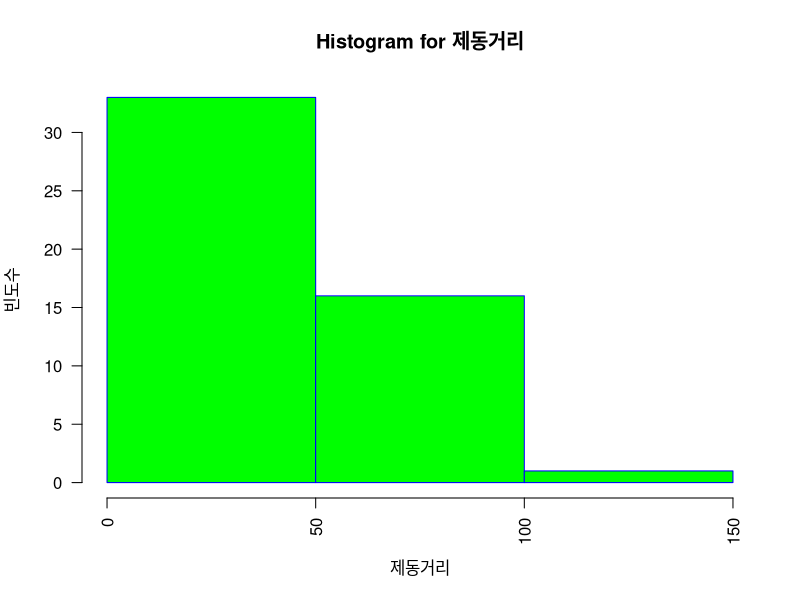
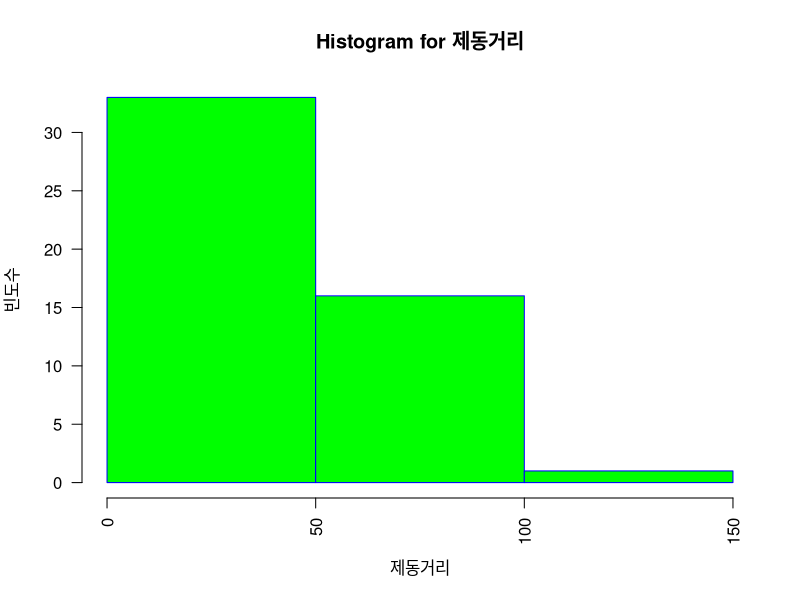
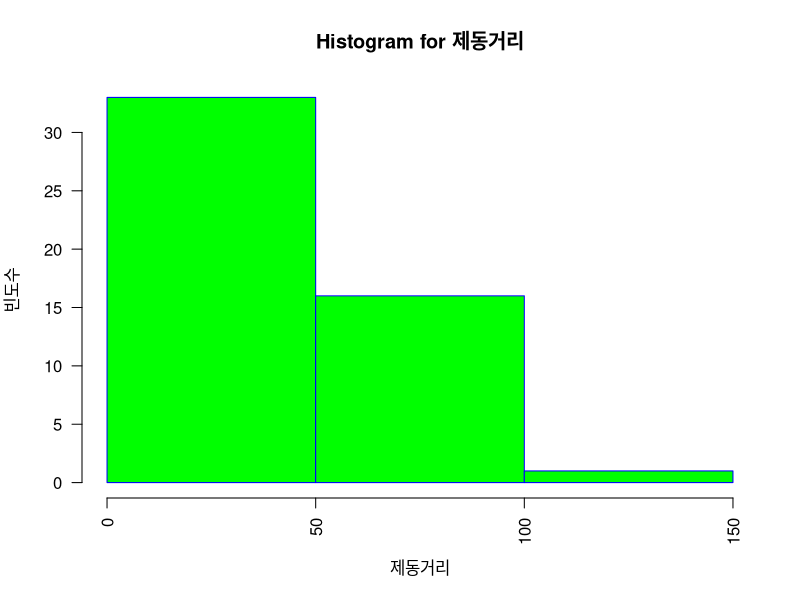
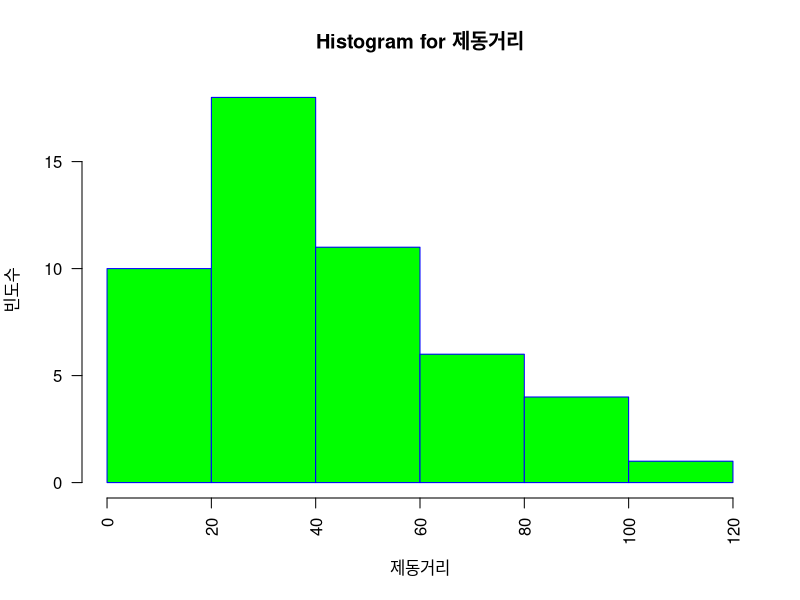
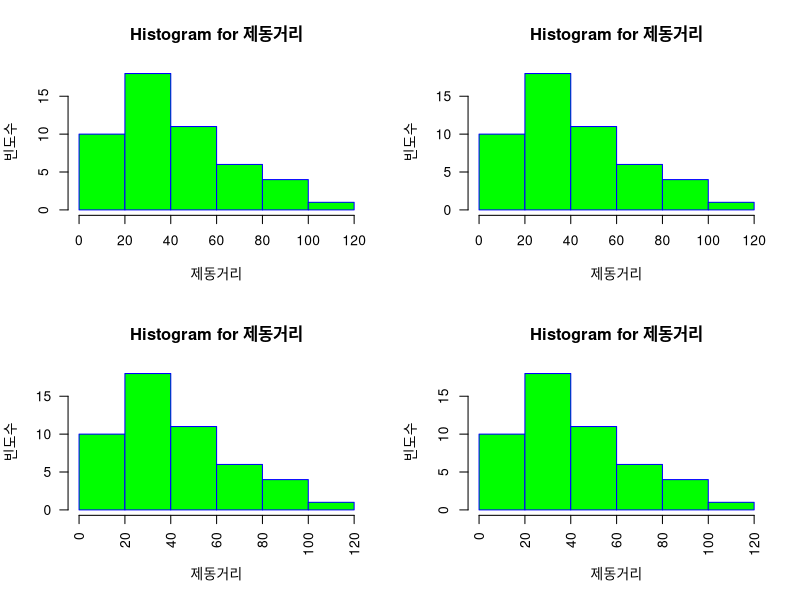
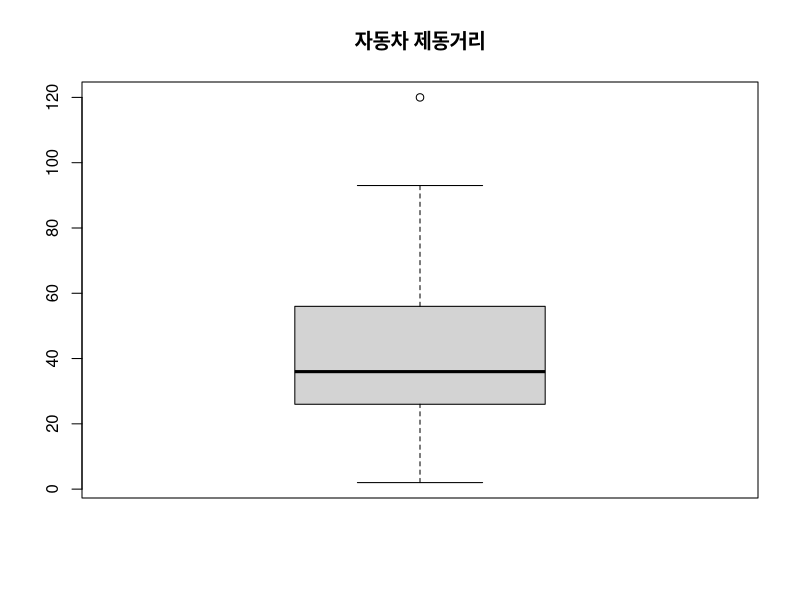
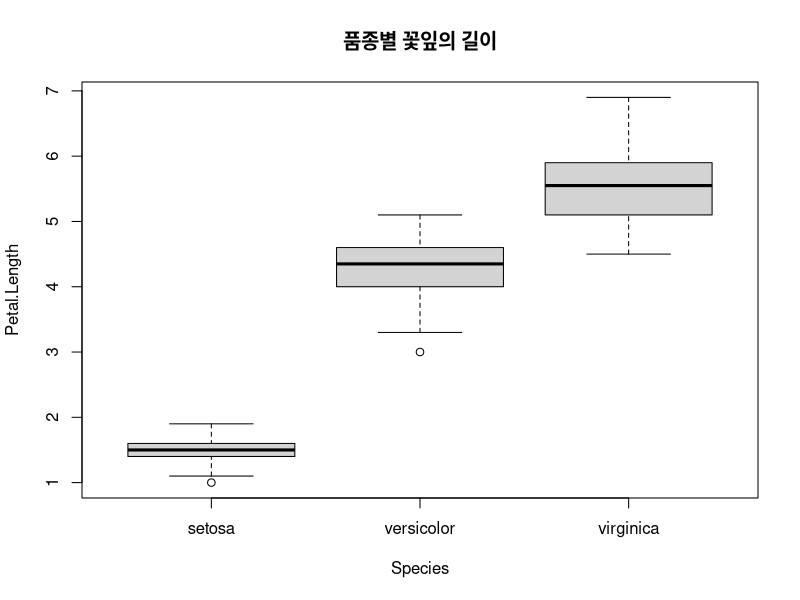
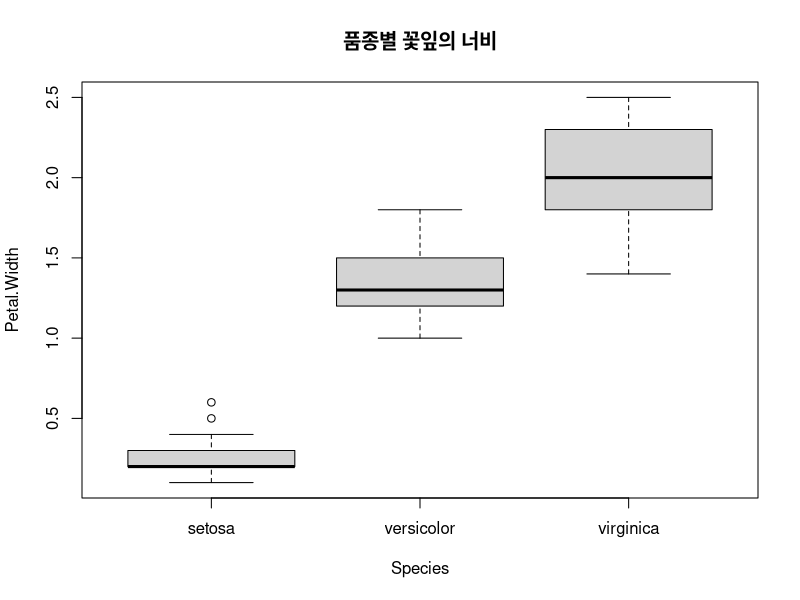

These charts were generated, in order, by the following R code:
# 메모리 제거 
rm(list = ls())

# code 5-05
weight <- c(60, 62, 64, 65, 68, 69)
weight.heavy <- c(weight, 120)
weight
weight.heavy

mean(weight)                    # 평균
mean(weight.heavy)              # 평균

median(weight)                  # 중앙값
median(weight.heavy)            # 중앙값

mean(weight, trim=0.2)          # 절사평균(상하위 20% 제외)
mean(weight.heavy, trim=0.2)     # 절사평균(상하위 20% 제외)

# code 5-06
mydata <- c(60, 62, 64, 65, 68, 69, 120)
quantile(mydata)
quantile(mydata, (0:10)/10)         # 10% 단위로 구간을 나누어 계산
summary(mydata)

mydata <- c(1, 2, 5, 3, 4)
quantile(mydata)
quantile(mydata, (0:10)/10)         # 10% 단위로 구간을 나누어 계산
summary(mydata)

mydata <- c(1, 2, 3, 4)
# median(50%): 2, 3의 평균값
# 25%(Q1): 1과 median()의 평균값, 간략 계산법
# 75%(Q3): median()과 4의 평균값, 간략 계산법
quantile(mydata)
quantile(mydata, (0:10)/10)         # 10% 단위로 구간을 나누어 계산
summary(mydata)

mydata <- c(14, 15, 16, 17, 21, 22, 30, 34, 39, 41, 45, 47)
quantile(mydata)
quantile(mydata, probs=.25, type=7)

quantile(mydata, (0:10)/10)         # 10% 단위로 구간을 나누어 계산
summary(mydata)

# code 5-07
mydata <- c(60, 62, 64, 65, 68, 69, 120)
var(mydata)           # 분산, 평균에서 떨어진 정도
sd(mydata)            # 표준편차
range(mydata)         # 값의 범위

diff(range(mydata))   # 최댓값, 최솟값의 차이
diff(c(150, 22))      # y - x
diff(range(c(150, 22)))
diff(c(10, 100))

# code 5-08
str(cars)
head(cars)

dist <- cars[,2]                      # 자동차 제동거리
hist(dist,                            # 자료(data)
     main="Histogram for 제동거리",   # 제목
     xlab ="제동거리",                # x축 레이블
     ylab="빈도수",                   # y축 레이블
     border="blue",                   # 막대 테두리색
     col="green",                     # 막대 색
     las=2,                           # x축 글씨 방향(0~3)
     breaks=2)                        # 막대 개수 조절

hist(dist,                            # 자료(data)
     main="Histogram for 제동거리",   # 제목
     xlab ="제동거리",                # x축 레이블
     ylab="빈도수",                   # y축 레이블
     border="blue",                   # 막대 테두리색
     col="green",                     # 막대 색
     las=2,                           # x축 글씨 방향(0~3)
     breaks=3)                        # 막대 개수 조절

hist(dist,                            # 자료(data)
     main="Histogram for 제동거리",   # 제목
     xlab ="제동거리",                # x축 레이블
     ylab="빈도수",                   # y축 레이블
     border="blue",                   # 막대 테두리색
     col="green",                     # 막대 색
     las=2,                           # x축 글씨 방향(0~3)
     breaks=4)                        # 막대 개수 조절

hist(dist,                            # 자료(data)
     main="Histogram for 제동거리",   # 제목
     xlab ="제동거리",                # x축 레이블
     ylab="빈도수",                   # y축 레이블
     border="blue",                   # 막대 테두리색
     col="green",                     # 막대 색
     las=2,                           # x축 글씨 방향(0~3)
     breaks=5)                        # 막대 개수 조절

#######################################################
par(mfrow=c(2,2))
hist(dist,                            # 자료(data)
     main="Histogram for 제동거리",   # 제목
     xlab ="제동거리",                # x축 레이블
     ylab="빈도수",                   # y축 레이블
     border="blue",                   # 막대 테두리색
     col="green",                     # 막대 색
     las=0,                           # x축 글씨 방향(0~3)
     breaks=5)                        # 막대 개수 조절
hist(dist,                            # 자료(data)
     main="Histogram for 제동거리",   # 제목
     xlab ="제동거리",                # x축 레이블
     ylab="빈도수",                   # y축 레이블
     border="blue",                   # 막대 테두리색
     col="green",                     # 막대 색
     las=1,                           # x축 글씨 방향(0~3)
     breaks=5)                        # 막대 개수 조절
hist(dist,                            # 자료(data)
     main="Histogram for 제동거리",   # 제목
     xlab ="제동거리",                # x축 레이블
     ylab="빈도수",                   # y축 레이블
     border="blue",                   # 막대 테두리색
     col="green",                     # 막대 색
     las=2,                           # x축 글씨 방향(0~3)
     breaks=5)                        # 막대 개수 조절
hist(dist,                            # 자료(data)
     main="Histogram for 제동거리",   # 제목
     xlab ="제동거리",                # x축 레이블
     ylab="빈도수",                   # y축 레이블
     border="blue",                   # 막대 테두리색
     col="green",                     # 막대 색
     las=3,                           # x축 글씨 방향(0~3)
     breaks=5)                        # 막대 개수 조절
par(mfrow=c(1,1))


# code 5-09
dist <- cars[,2]    # 자동차 제동거리(단위: 피트)
boxplot(dist, main="자동차 제동거리")

# code 5-10
boxplot.stats(dist)

boxplot.stats(dist)$stats
# $stats
# c이 값은 박스 플롯의 주요 통계치를 나타내며, 
# 다섯 개의 숫자 요약 (Five Number Summary)이라고 불립니다. 
# 각각의 값은 다음을 의미합니다:
#   
# 정상범위 내에서의 최소값 (Minimum): 2
# 1사분위수 (Q1, 25th Percentile): 26
# 중앙값 (Median, 50th Percentile): 36
# 3사분위수 (Q3, 75th Percentile): 56
# 정상범위 내에서의 최대값 (Maximum): 93

boxplot.stats(dist)$conf
# $conf: 중앙값의 95% 신뢰구간
# 이 값은 중앙값의 신뢰 구간(Confidence Interval)을 나타냅니다.
# 신뢰 구간은 중앙값의 추정치가 어느 범위에 위치할 것인지 나타내며, 
# 보통 95% 신뢰 구간을 계산합니다.
# 
# 하한 (Lower Bound): 29.29663
# 상한 (Upper Bound): 42.70337
# 이 값들은 중앙값이 해당 범위 내에 있을 것이라는 것을 나타냅니다.

# code 5-11
boxplot(Petal.Length~Species, data=iris, main="품종별 꽃잎의 길이")

boxplot(Petal.Width~Species, data=iris, main="품종별 꽃잎의 너비")
boxplot(Petal.Width~Species, data=iris, main="품종별 꽃잎의 너비", las=1)

# stop 201
par(mfrow=c(1,3))
barplot(table(mtcars$carb), 
        main="Barplot of Carburetors",
        xlab="#of carburetors",  
        ylab="frequency",
        col="blue")
barplot(table(mtcars$cyl), 
        main="Barplot of Cylender",
        xlab="#of cylender",  
        ylab="frequency",
        col="red")
barplot(table(mtcars$gear), 
        main="Barplot of Grar",
        xlab="#of gears",  
        ylab="frequency",
        col="green")
par(mfrow=c(1,1)) # 해제




